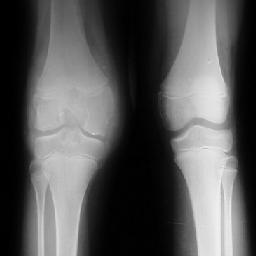
#> input picture img/huesos2.bmp, 256 x 256 px, found by its file name
$ python RestaImagenes.py
#> lines starting #> are read from the running program, lines starting #| are printed output that depends on the picture
# Resta de Imágenes con -

# Nombre: Ana Graciela Vassallo Fedotkin
# Expediente: 278775
# Fecha: 22 de Febrero 2021.

import cv2
from matplotlib import pyplot as plt
import numpy as np

im1 = cv2.imread('img/huesos2.bmp', 2)
#> im1 is the input picture: shape (256, 256); min 0, max 242, mean 86.7
im2 = cv2.imread('img/popo.bmp', 2)
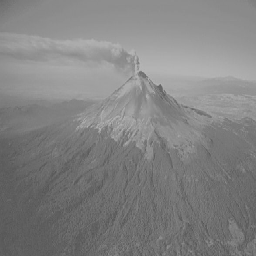
#> input picture img/popo.bmp, 256 x 256 px, found by its file name
#> im2 is the input picture: shape (256, 256); min 87, max 180, mean 130

dimensiones = im1.shape
#> dimensiones = (256, 256)
r = dimensiones[0]
#> r = 256
c = dimensiones[1]
#> c = 256

im3 = np.zeros((r, c), dtype=np.int32)
im3 = im1 - im2
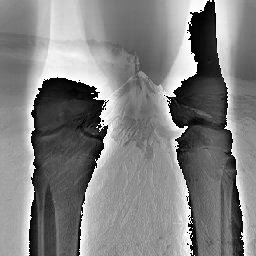
#> im3: shape (256, 256); min 0, max 255, mean 128.7

plt.subplot(1, 3, 1)
plt.imshow(im1, 'gray')
plt.title('Imagen 1')

plt.subplot(1, 3, 2)
plt.imshow(im2, 'gray')
plt.title('Imagen 2')

plt.subplot(1, 3, 3)
plt.imshow(im3, 'gray')
plt.title('Imagen Resultado')

plt.show()
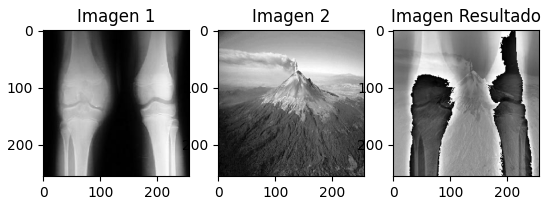
#> figure drawn by matplotlib, 3 panels
